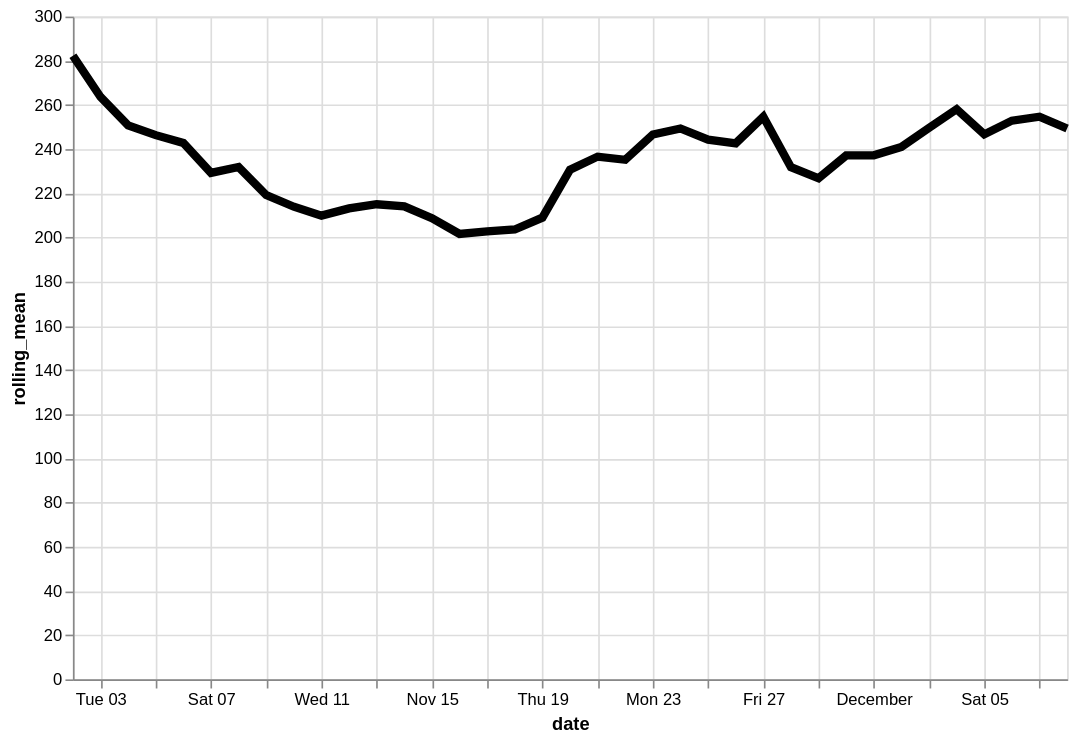

Write a Vega-Lite specification for this figure.
### Vega-Lite specification from a JSON file in a GitHub repository (floating-point values rounded to 4 significant figures)
{"config": {"view": {"continuousWidth": 400, "continuousHeight": 300}}, "data": {"name": "data-bcdeedc5ef0931377aa2b7eafa59ed7a"}, "mark": {"type": "line", "color": "black", "size": 5}, "encoding": {"x": {"type": "temporal", "field": "date"}, "y": {"type": "quantitative", "field": "rolling_mean"}}, "height": 400, "transform": [{"window": [{"op": "mean", "field": "log_price", "as": "rolling_mean"}], "frame": [-4, 3]}], "width": 600, "$schema": "https://vega.github.io/schema/vega-lite/v4.8.1.json", "datasets": {"data-bcdeedc5ef0931377aa2b7eafa59ed7a": [{"date": "2020-11-02", "log_price": 328.1}, {"date": "2020-11-03", "log_price": 226.8}, {"date": "2020-11-04", "log_price": 333.7}, {"date": "2020-11-05", "log_price": 240.6}, {"date": "2020-11-06", "log_price": 189.0}, {"date": "2020-11-07", "log_price": 186.2}, {"date": "2020-11-08", "log_price": 219.9}, {"date": "2020-11-09", "log_price": 218.0}, {"date": "2020-11-10", "log_price": 219.9}, {"date": "2020-11-11", "log_price": 248.1}, {"date": "2020-11-12", "log_price": 232.0}, {"date": "2020-11-13", "log_price": 198.5}, {"date": "2020-11-14", "log_price": 156.7}, {"date": "2020-11-15", "log_price": 212.3}, {"date": "2020-11-16", "log_price": 234.8}, {"date": "2020-11-17", "log_price": 210.5}, {"date": "2020-11-18", "log_price": 176.8}, {"date": "2020-11-19", "log_price": 191.1}, {"date": "2020-11-20", "log_price": 241.4}, {"date": "2020-11-21", "log_price": 205.4}, {"date": "2020-11-22", "log_price": 199.5}, {"date": "2020-11-23", "log_price": 385.7}, {"date": "2020-11-24", "log_price": 282.4}, {"date": "2020-11-25", "log_price": 199.1}, {"date": "2020-11-26", "log_price": 268.2}, {"date": "2020-11-27", "log_price": 213.1}, {"date": "2020-11-28", "log_price": 200.8}, {"date": "2020-11-29", "log_price": 192.4}, {"date": "2020-11-30", "log_price": 295.5}, {"date": "2020-12-01", "log_price": 203.3}, {"date": "2020-12-02", "log_price": 242.2}, {"date": "2020-12-03", "log_price": 281.5}, {"date": "2020-12-04", "log_price": 269.0}, {"date": "2020-12-05", "log_price": 243.5}, {"date": "2020-12-06", "log_price": 269.6}, {"date": "2020-12-07", "log_price": 260.3}, {"date": "2020-12-08", "log_price": 204.3}]}}
